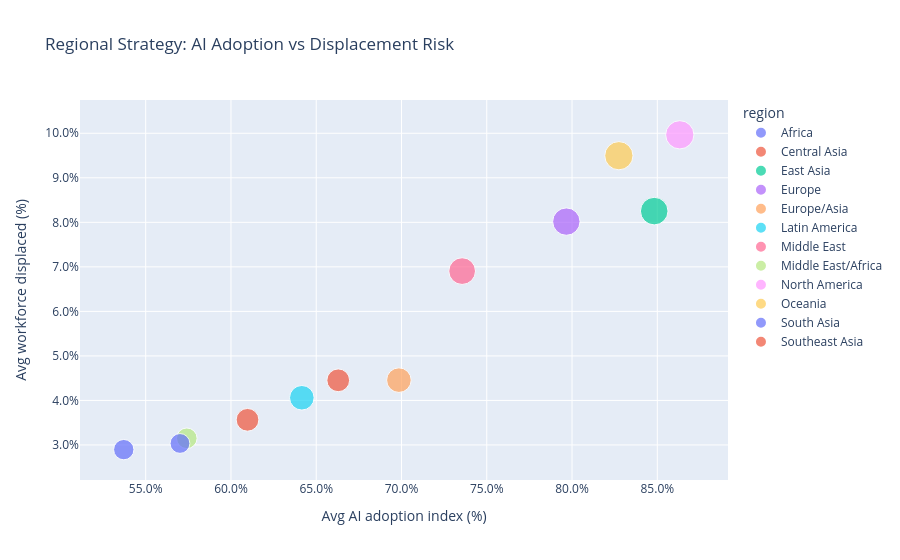

Notebook source saved alongside this figure:
### Code cell
# Chart 8: Regional comparison of AI adoption vs displacement risk
regional_comparison = df.groupby('region', observed=True).agg(
    avg_ai_adoption=('ai_adoption_index', 'mean'),
    avg_displacement=('pct_sector_workforce_displaced', 'mean'),
    avg_policy_score=('govt_ai_policy_score_1_to_10', 'mean'),
).reset_index()

fig8 = px.scatter(
    regional_comparison,
    x='avg_ai_adoption',
    y='avg_displacement',
    color='region',
    size='avg_policy_score',
    title='Regional Strategy: AI Adoption vs Displacement Risk',
    labels={
        'avg_ai_adoption': 'Avg AI adoption index (%)',
        'avg_displacement': 'Avg workforce displaced (%)',
        'avg_policy_score': 'Avg policy score (1-10)'
    },
    hover_name='region',
)
fig8.update_layout(xaxis_tickformat='.1%', yaxis_tickformat='.1%')
fig8.show()

### Figure 1 — Plotly figure (JSON) as saved in the notebook; plotly's stock layout.template omitted (floating-point values rounded to 4 significant figures)
{"data": [{"hovertemplate": "<b>%{hovertext}</b><br><br>region=Africa<br>Avg AI adoption index (%)=%{x}<br>Avg workforce displaced (%)=%{y}<br>Avg policy score (1-10)=%{marker.size}<extra></extra>", "hovertext": ["Africa"], "legendgroup": "Africa", "marker": {"color": "#636efa", "size": [3.626], "sizemode": "area", "sizeref": 0.01754, "symbol": "circle"}, "mode": "markers", "name": "Africa", "orientation": "v", "showlegend": true, "type": "scatter", "x": [0.5371], "xaxis": "x", "y": [0.02895], "yaxis": "y"}, {"hovertemplate": "<b>%{hovertext}</b><br><br>region=Central Asia<br>Avg AI adoption index (%)=%{x}<br>Avg workforce displaced (%)=%{y}<br>Avg policy score (1-10)=%{marker.size}<extra></extra>", "hovertext": ["Central Asia"], "legendgroup": "Central Asia", "marker": {"color": "#EF553B", "size": [4.531], "sizemode": "area", "sizeref": 0.01754, "symbol": "circle"}, "mode": "markers", "name": "Central Asia", "orientation": "v", "showlegend": true, "type": "scatter", "x": [0.6097], "xaxis": "x", "y": [0.03564], "yaxis": "y"}, {"hovertemplate": "<b>%{hovertext}</b><br><br>region=East Asia<br>Avg AI adoption index (%)=%{x}<br>Avg workforce displaced (%)=%{y}<br>Avg policy score (1-10)=%{marker.size}<extra></extra>", "hovertext": ["East Asia"], "legendgroup": "East Asia", "marker": {"color": "#00cc96", "size": [6.665], "sizemode": "area", "sizeref": 0.01754, "symbol": "circle"}, "mode": "markers", "name": "East Asia", "orientation": "v", "showlegend": true, "type": "scatter", "x": [0.8482], "xaxis": "x", "y": [0.08252], "yaxis": "y"}, {"hovertemplate": "<b>%{hovertext}</b><br><br>region=Europe<br>Avg AI adoption index (%)=%{x}<br>Avg workforce displaced (%)=%{y}<br>Avg policy score (1-10)=%{marker.size}<extra></extra>", "hovertext": ["Europe"], "legendgroup": "Europe", "marker": {"color": "#ab63fa", "size": [6.571], "sizemode": "area", "sizeref": 0.01754, "symbol": "circle"}, "mode": "markers", "name": "Europe", "orientation": "v", "showlegend": true, "type": "scatter", "x": [0.7967], "xaxis": "x", "y": [0.08016], "yaxis": "y"}, {"hovertemplate": "<b>%{hovertext}</b><br><br>region=Europe/Asia<br>Avg AI adoption index (%)=%{x}<br>Avg workforce displaced (%)=%{y}<br>Avg policy score (1-10)=%{marker.size}<extra></extra>", "hovertext": ["Europe/Asia"], "legendgroup": "Europe/Asia", "marker": {"color": "#FFA15A", "size": [5.307], "sizemode": "area", "sizeref": 0.01754, "symbol": "circle"}, "mode": "markers", "name": "Europe/Asia", "orientation": "v", "showlegend": true, "type": "scatter", "x": [0.6985], "xaxis": "x", "y": [0.04456], "yaxis": "y"}, {"hovertemplate": "<b>%{hovertext}</b><br><br>region=Latin America<br>Avg AI adoption index (%)=%{x}<br>Avg workforce displaced (%)=%{y}<br>Avg policy score (1-10)=%{marker.size}<extra></extra>", "hovertext": ["Latin America"], "legendgroup": "Latin America", "marker": {"color": "#19d3f3", "size": [5.299], "sizemode": "area", "sizeref": 0.01754, "symbol": "circle"}, "mode": "markers", "name": "Latin America", "orientation": "v", "showlegend": true, "type": "scatter", "x": [0.6416], "xaxis": "x", "y": [0.0406], "yaxis": "y"}, {"hovertemplate": "<b>%{hovertext}</b><br><br>region=Middle East<br>Avg AI adoption index (%)=%{x}<br>Avg workforce displaced (%)=%{y}<br>Avg policy score (1-10)=%{marker.size}<extra></extra>", "hovertext": ["Middle East"], "legendgroup": "Middle East", "marker": {"color": "#FF6692", "size": [6.263], "sizemode": "area", "sizeref": 0.01754, "symbol": "circle"}, "mode": "markers", "name": "Middle East", "orientation": "v", "showlegend": true, "type": "scatter", "x": [0.7356], "xaxis": "x", "y": [0.06905], "yaxis": "y"}, {"hovertemplate": "<b>%{hovertext}</b><br><br>region=Middle East/Africa<br>Avg AI adoption index (%)=%{x}<br>Avg workforce displaced (%)=%{y}<br>Avg policy score (1-10)=%{marker.size}<extra></extra>", "hovertext": ["Middle East/Africa"], "legendgroup": "Middle East/Africa", "marker": {"color": "#B6E880", "size": [3.723], "sizemode": "area", "sizeref": 0.01754, "symbol": "circle"}, "mode": "markers", "name": "Middle East/Africa", "orientation": "v", "showlegend": true, "type": "scatter", "x": [0.5741], "xaxis": "x", "y": [0.0315], "yaxis": "y"}, {"hovertemplate": "<b>%{hovertext}</b><br><br>region=North America<br>Avg AI adoption index (%)=%{x}<br>Avg workforce displaced (%)=%{y}<br>Avg policy score (1-10)=%{marker.size}<extra></extra>", "hovertext": ["North America"], "legendgroup": "North America", "marker": {"color": "#FF97FF", "size": [7.015], "sizemode": "area", "sizeref": 0.01754, "symbol": "circle"}, "mode": "markers", "name": "North America", "orientation": "v", "showlegend": true, "type": "scatter", "x": [0.8632], "xaxis": "x", "y": [0.09966], "yaxis": "y"}, {"hovertemplate": "<b>%{hovertext}</b><br><br>region=Oceania<br>Avg AI adoption index (%)=%{x}<br>Avg workforce displaced (%)=%{y}<br>Avg policy score (1-10)=%{marker.size}<extra></extra>", "hovertext": ["Oceania"], "legendgroup": "Oceania", "marker": {"color": "#FECB52", "size": [7.003], "sizemode": "area", "sizeref": 0.01754, "symbol": "circle"}, "mode": "markers", "name": "Oceania", "orientation": "v", "showlegend": true, "type": "scatter", "x": [0.8275], "xaxis": "x", "y": [0.09496], "yaxis": "y"}, {"hovertemplate": "<b>%{hovertext}</b><br><br>region=South Asia<br>Avg AI adoption index (%)=%{x}<br>Avg workforce displaced (%)=%{y}<br>Avg policy score (1-10)=%{marker.size}<extra></extra>", "hovertext": ["South Asia"], "legendgroup": "South Asia", "marker": {"color": "#636efa", "size": [3.448], "sizemode": "area", "sizeref": 0.01754, "symbol": "circle"}, "mode": "markers", "name": "South Asia", "orientation": "v", "showlegend": true, "type": "scatter", "x": [0.5701], "xaxis": "x", "y": [0.03034], "yaxis": "y"}, {"hovertemplate": "<b>%{hovertext}</b><br><br>region=Southeast Asia<br>Avg AI adoption index (%)=%{x}<br>Avg workforce displaced (%)=%{y}<br>Avg policy score (1-10)=%{marker.size}<extra></extra>", "hovertext": ["Southeast Asia"], "legendgroup": "Southeast Asia", "marker": {"color": "#EF553B", "size": [4.541], "sizemode": "area", "sizeref": 0.01754, "symbol": "circle"}, "mode": "markers", "name": "Southeast Asia", "orientation": "v", "showlegend": true, "type": "scatter", "x": [0.6629], "xaxis": "x", "y": [0.04452], "yaxis": "y"}], "layout": {"legend": {"itemsizing": "constant", "title": {"text": "region"}, "tracegroupgap": 0}, "title": {"text": "Regional Strategy: AI Adoption vs Displacement Risk"}, "xaxis": {"anchor": "y", "domain": [0, 1], "tickformat": ".1%", "title": {"text": "Avg AI adoption index (%)"}}, "yaxis": {"anchor": "x", "domain": [0, 1], "tickformat": ".1%", "title": {"text": "Avg workforce displaced (%)"}}}}
